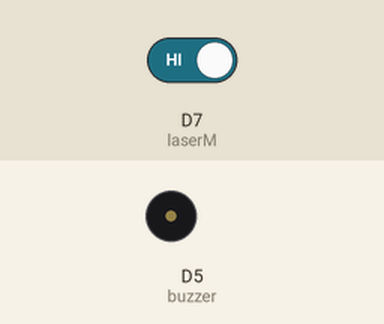
Bench run of a sketch on a simulated ESP8266 (NodeMCU). Shown: buzzer (waves = sounding). Inputs (shaded band) come from the test bench; at power-on: D7 (laserM) HIGH. WiFi joins after 1.5 s; servers stay silent unless stated; the Firebase database answers and starts empty; what the sketch prints to the serial monitor is not drawn.

Above: at 3.2 s.
3.3 s: D7 (laserM) driven LOW
At 4.5 s:
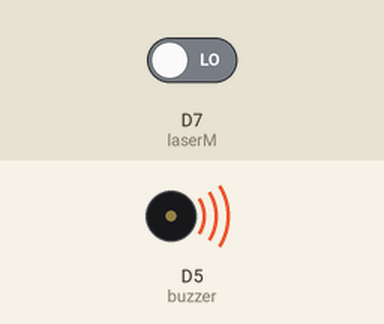
Timing chart, 0 to 16.2 s (numbered marks = the images above; inputs shaded):
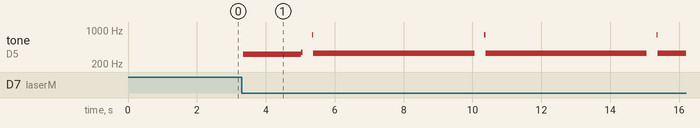

The sketch:

FINAL_MISS.ino
```cpp
#include <ESP8266WiFi.h>
#include <FirebaseESP8266.h>

#define WIFI_SSID "Moss"
#define WIFI_PASSWORD "mossssssss"
#define FIREBASE_HOST "tactical-app-default-rtdb.firebaseio.com"
#define FIREBASE_AUTH "mKIK2nl7vtGISqlMW5H1Ukk6a77xUoCkAeku0teg"

#define laserM D7
const int buzzer = D5;
FirebaseData data;

int miss = 0;
int x_status = 0;

void setup() {
  Serial.begin(9600);
  pinMode(laserM,INPUT);
  pinMode(buzzer,OUTPUT);
  connectWiFi();
  Firebase.begin(FIREBASE_HOST,FIREBASE_AUTH);
}

void connectWiFi(){
  WiFi.begin(WIFI_SSID,WIFI_PASSWORD);
  Serial.print("connecting to Wi-Fi");
  while(WiFi.status()!= WL_CONNECTED){
    //Serial.print(".");
    delay(1000);
  }
}

void loop() {
  digitalWrite(buzzer,LOW);
  int value = digitalRead(laserM);
  if (value == 0){
      digitalWrite(buzzer,HIGH);
  }
  unsigned long currentMillis = millis();
  static unsigned long previousMillis = 0;
  if (currentMillis - previousMillis >= 5000) {  // setInt every 5 seconds
    previousMillis = currentMillis;  // update previousMillis
    GetFirebase();
    Firebase.setInt(data, "username/miss", miss);
  }
  if(x_status == 1 || x_status == 3){
    if (value == 1){
      miss++;
      delay(1000);
    }
  }
  if(x_status == 0){
    miss = 0;
  }
  Serial.println(miss);
}

void GetFirebase() {
  if(Firebase.getInt(data,"username/status")){
    if(data.dataType() == "int"){
        x_status = data.intData();
    }
  }
}
```

Measured:
- after the input at 3.3 s, tone on D5 (buzzer): plays 320 Hz for 1.7 s, 352 Hz for 0.04 s, 800 Hz for 0.04 s, 333 Hz for 4.7 s, 800 Hz for 0.04 s, 333 Hz for 4.7 s … (8 notes in this stretch), starting after 0.05 s
